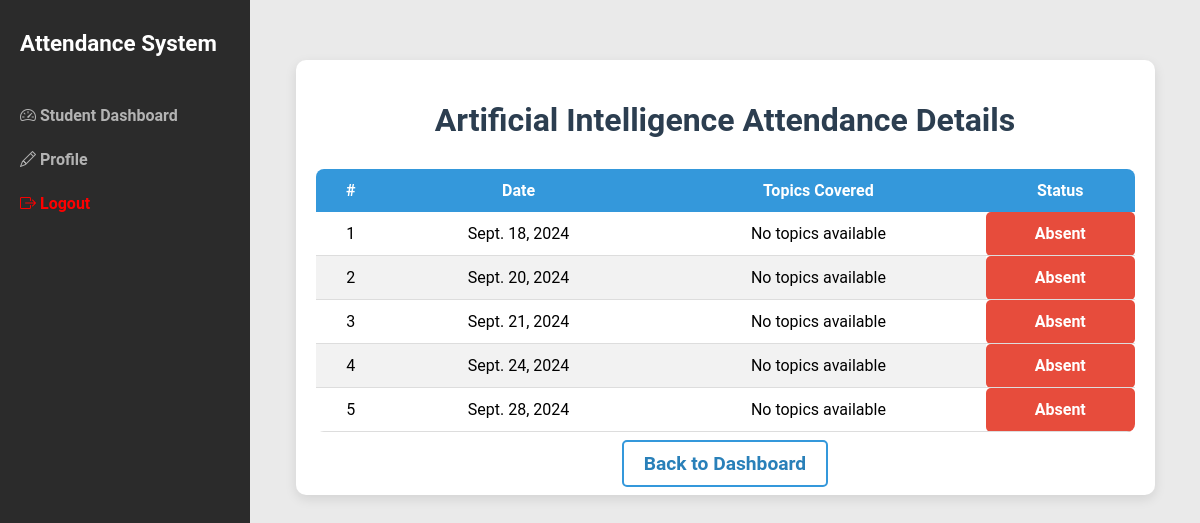
Screenshot of /SubjectDetails/STU020/102/ with the database file from the repository.
### myapp/models.py (models this page shows, shortened)
class Course(models.Model):
    code = models.CharField(max_length=10, unique=True, verbose_name="Course Code")
    name = models.CharField(max_length=100, verbose_name="Course Name")
    semester = models.ForeignKey('Semester', on_delete=models.CASCADE, related_name='course_list', verbose_name="Semester",blank=True, null=True)  # Change related_name
    is_lab = models.BooleanField(default=False, verbose_name="Is Lab")
    class Meta:
        indexes = [
            models.Index(fields=['code']),
            models.Index(fields=['name']),
        ]

class Attendance(models.Model):
    student = models.ForeignKey(Student, on_delete=models.CASCADE, related_name='attendances', verbose_name="Student")
    course = models.ForeignKey(Course, on_delete=models.CASCADE, related_name='attendances', verbose_name="Course")
    lab_batch = models.ForeignKey(LabsBatches, on_delete=models.SET_NULL, null=True, blank=True, verbose_name="Lab Batch")
    date = models.DateField(verbose_name="Date")
    time_slot = models.CharField(max_length=20, choices=TIME_SLOT_CHOICES, verbose_name="Time Slot", null=True, blank=True)
    present = models.BooleanField(default=False, verbose_name="Present")
    count = models.IntegerField(default=0, verbose_name="Count", null=True, blank=True)
    notes = models.TextField(blank=True, null=True, verbose_name="Notes")  # Optional notes field
    created_at = models.DateTimeField(auto_now_add=True,blank=True,null=True)  # Timestamp when the record is created
    updated_at = models.DateTimeField(auto_now=True,blank=True,null=True)  # Timestamp when the record is updated
    class Meta:
        indexes = [
            models.Index(fields=['date']),
            models.Index(fields=['present']),
            models.Index(fields=['date', 'time_slot']),
        ]
        unique_together = ('student', 'course', 'date', 'lab_batch')  # Unique constraint

### myapp/studentViews.py (the view)
# urls.py: path('SubjectDetails/<str:student_id>/<int:course_id>/', studentViews.SubjectDetails, name='SubjectDetails'),
def SubjectDetails(request, student_id, course_id):
    student = get_object_or_404(Student, student_id=student_id)
    course = get_object_or_404(Course, id=course_id)
    attendance_records = Attendance.objects.filter(student=student, course=course).order_by('date')
    return render(request, 'studenttemplates/SubjectDetails.html', {
        'student': student,
        'course': course,
        'attendance_records': attendance_records,
    })

### templates/studenttemplates/SubjectDetails.html (shortened to what this page needs)
<!DOCTYPE html>
<html lang="en">
<head>
</head>
<body>
    {% include 'studenttemplates/sidebar.html' %}
    <div class="content">
    <div class="container">
        <h1>{{ course.name }} Attendance Details</h1>
        <table>
            <thead>
            <tr>
                <th>#</th>
                <th>Date</th>
                <th>Topics Covered</th>
                <th>Status</th>
            </tr>
            </thead>
            <tbody>
            {% for record in attendance_records %}
            <tr>
                <td>{{ forloop.counter }}</td>
                <td>{{ record.date }}</td>
                <td>{{ record.notes|default:"No topics available" }}</td>
                <td class="{% if record.present %}status-present{% else %}status-absent{% endif %}">
                    {% if record.present %}Present{% else %}Absent{% endif %}
                </td>
            </tr>
            {% empty %}
            <tr>
                <td colspan="4">No attendance records found for this subject.</td>
            </tr>
            {% endfor %}
            </tbody>
        </table>
        <div class="back-link">
            <a href="javascript:history.back()">Back to Dashboard</a>
        </div>
    </div>
    </div>
</body>
</html>

### templates/studenttemplates/SubjectDetails.html (style rules this page uses)
body { font-family: 'Segoe UI', Tahoma, Geneva, Verdana, sans-serif; margin: 0; padding: 0; background-color: #f9f9f9; }
.container { width: 90%; margin: 40px auto; background-color: #fff; padding: 20px; box-shadow: 0px 4px 12px rgba(0, 0, 0, 0.1); border-radius: 10px; }
h1 { text-align: center; font-size: 2rem; color: #2c3e50; margin-bottom: 30px; }
table { width: 100%; border-collapse: collapse; margin: 20px 0; font-size: 1rem; text-align: center; border-radius: 8px; overflow: hidden; }
table th, table td { padding: 12px; text-align: center; }
table th { background-color: #3498db; color: #fff; font-weight: bold; }
table tr:nth-child(even) { background-color: #f2f2f2; }
table td { border-bottom: 1px solid #ddd; }
.status-absent { background-color: #e74c3c; color: white; font-weight: bold; border-radius: 5px; padding: 8px; }
.back-link { text-align: center; margin-top: 20px; }
.back-link a { text-decoration: none; color: #2980b9; font-size: 1.2rem; font-weight: bold; padding: 10px 20px; border: 2px solid #3498db; border-radius: 5px; transition: all 0.3s ease; }
table th, table td { transition: all 0.3s ease; }

### templates/studenttemplates/sidebar.html (style rules this page uses)
body { font-family: 'Roboto', sans-serif; display: flex; height: 100vh; margin: 0; background-color: #EAEAEA; }
.content { margin-left: 250px; padding: 20px; width: 100%; }

### rows the page displays
Course: name "Artificial Intelligence"
Attendance: date "Sept. 18, 2024", notes "No topics available", present "Absent"
Attendance: date "Sept. 20, 2024", notes "No topics available", present "Absent"
Attendance: date "Sept. 21, 2024", notes "No topics available", present "Absent"
Attendance: date "Sept. 24, 2024", notes "No topics available", present "Absent"
Attendance: date "Sept. 28, 2024", notes "No topics available", present "Absent"
